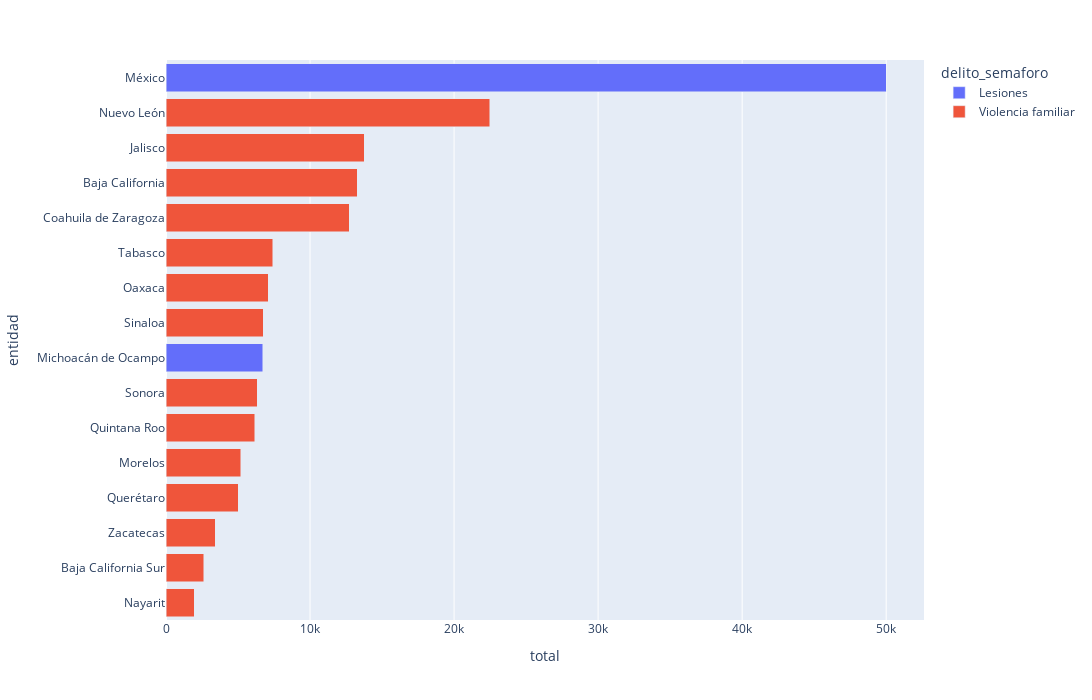
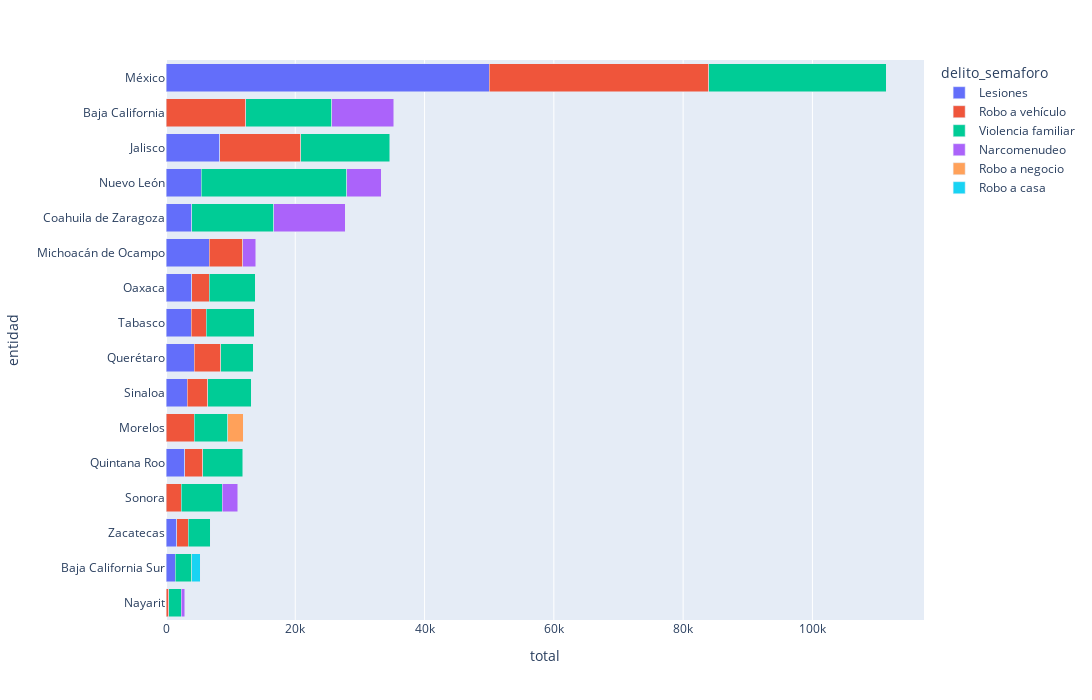

The notebook cell saved with these charts, in order:
### Markdown cell above
# Top n tipo de delitos cometidos en estados con más narcotráfico

### Code cell
import ipywidgets as widgets

def graficar_topn_delitos_narcos(anio: int=2022, n: int=1):
    vista1 = semaforo_n[semaforo_n['anio'] == anio]
    print(vista1.shape)
    vista1 = vista1.groupby(['entidad', 'delito_semaforo'])['total'].sum().reset_index()
    # Obtener top n delitos con más ocurrencia por entidad
    vista1 = vista1.groupby('entidad').apply(lambda x: x.nlargest(n, 'total')).reset_index(drop=True)
    vista1.sort_values(by='total', ascending=False, inplace=True)
    fig = px.bar(vista1, x='total', y='entidad', color='delito_semaforo', barmode='stack', width=1200, height=700)
    fig.update_layout(yaxis_categoryorder = 'total ascending')

    # Mostrar el gráfico
    fig.show()

anios = semaforo_n["anio"].unique()
ns = [1,2,3,4]
widgets.interact(graficar_topn_delitos_narcos, anio=anios, n=ns)

### Figure 1 — Plotly figure (JSON) as saved in the notebook; plotly's stock layout.template omitted (floating-point values rounded to 4 significant figures)
{"data": [{"alignmentgroup": "True", "hovertemplate": "delito_semaforo=Lesiones<br>total=%{x}<br>entidad=%{y}<extra></extra>", "legendgroup": "Lesiones", "marker": {"color": "#636efa", "pattern": {"shape": ""}}, "name": "Lesiones", "offsetgroup": "Lesiones", "orientation": "h", "showlegend": true, "textposition": "auto", "type": "bar", "x": [49993, 6721], "xaxis": "x", "y": ["México", "Michoacán de Ocampo"], "yaxis": "y"}, {"alignmentgroup": "True", "hovertemplate": "delito_semaforo=Violencia familiar<br>total=%{x}<br>entidad=%{y}<extra></extra>", "legendgroup": "Violencia familiar", "marker": {"color": "#EF553B", "pattern": {"shape": ""}}, "name": "Violencia familiar", "offsetgroup": "Violencia familiar", "orientation": "h", "showlegend": true, "textposition": "auto", "type": "bar", "x": [22480, 13747, 13262, 12718, 7426, 7083, 6746, 6345, 6161, 5206, 5032, 3408, 2620, 1947], "xaxis": "x", "y": ["Nuevo León", "Jalisco", "Baja California", "Coahuila de Zaragoza", "Tabasco", "Oaxaca", "Sinaloa", "Sonora", "Quintana Roo", "Morelos", "Querétaro", "Zacatecas", "Baja California Sur", "Nayarit"], "yaxis": "y"}], "layout": {"barmode": "stack", "height": 700, "legend": {"title": {"text": "delito_semaforo"}, "tracegroupgap": 0}, "margin": {"t": 60}, "width": 1200, "xaxis": {"anchor": "y", "domain": [0, 1], "title": {"text": "total"}}, "yaxis": {"anchor": "x", "categoryorder": "total ascending", "domain": [0, 1], "title": {"text": "entidad"}}}}

### Figure 2 — Plotly figure (JSON) as saved in the notebook; plotly's stock layout.template omitted (floating-point values rounded to 4 significant figures)
{"data": [{"alignmentgroup": "True", "hovertemplate": "delito_semaforo=Lesiones<br>total=%{x}<br>entidad=%{y}<extra></extra>", "legendgroup": "Lesiones", "marker": {"color": "#636efa", "pattern": {"shape": ""}}, "name": "Lesiones", "offsetgroup": "Lesiones", "orientation": "h", "showlegend": true, "textposition": "auto", "type": "bar", "x": [49993, 8281, 6721, 5490, 4342, 3985, 3962, 3871, 3283, 2867, 1638, 1400], "xaxis": "x", "y": ["México", "Jalisco", "Michoacán de Ocampo", "Nuevo León", "Querétaro", "Oaxaca", "Coahuila de Zaragoza", "Tabasco", "Sinaloa", "Quintana Roo", "Zacatecas", "Baja California Sur"], "yaxis": "y"}, {"alignmentgroup": "True", "hovertemplate": "delito_semaforo=Robo a vehículo<br>total=%{x}<br>entidad=%{y}<extra></extra>", "legendgroup": "Robo a vehículo", "marker": {"color": "#EF553B", "pattern": {"shape": ""}}, "name": "Robo a vehículo", "offsetgroup": "Robo a vehículo", "orientation": "h", "showlegend": true, "textposition": "auto", "type": "bar", "x": [33958, 12578, 12353, 5153, 4358, 4091, 3159, 2838, 2705, 2383, 2350, 1809, 450], "xaxis": "x", "y": ["México", "Jalisco", "Baja California", "Michoacán de Ocampo", "Morelos", "Querétaro", "Sinaloa", "Quintana Roo", "Oaxaca", "Sonora", "Tabasco", "Zacatecas", "Nayarit"], "yaxis": "y"}, {"alignmentgroup": "True", "hovertemplate": "delito_semaforo=Violencia familiar<br>total=%{x}<br>entidad=%{y}<extra></extra>", "legendgroup": "Violencia familiar", "marker": {"color": "#00cc96", "pattern": {"shape": ""}}, "name": "Violencia familiar", "offsetgroup": "Violencia familiar", "orientation": "h", "showlegend": true, "textposition": "auto", "type": "bar", "x": [27449, 22480, 13747, 13262, 12718, 7426, 7083, 6746, 6345, 6161, 5206, 5032, 3408, 2620, 1947], "xaxis": "x", "y": ["México", "Nuevo León", "Jalisco", "Baja California", "Coahuila de Zaragoza", "Tabasco", "Oaxaca", "Sinaloa", "Sonora", "Quintana Roo", "Morelos", "Querétaro", "Zacatecas", "Baja California Sur", "Nayarit"], "yaxis": "y"}, {"alignmentgroup": "True", "hovertemplate": "delito_semaforo=Narcomenudeo<br>total=%{x}<br>entidad=%{y}<extra></extra>", "legendgroup": "Narcomenudeo", "marker": {"color": "#ab63fa", "pattern": {"shape": ""}}, "name": "Narcomenudeo", "offsetgroup": "Narcomenudeo", "orientation": "h", "showlegend": true, "textposition": "auto", "type": "bar", "x": [11032, 9655, 5361, 2341, 2031, 470], "xaxis": "x", "y": ["Coahuila de Zaragoza", "Baja California", "Nuevo León", "Sonora", "Michoacán de Ocampo", "Nayarit"], "yaxis": "y"}, {"alignmentgroup": "True", "hovertemplate": "delito_semaforo=Robo a negocio<br>total=%{x}<br>entidad=%{y}<extra></extra>", "legendgroup": "Robo a negocio", "marker": {"color": "#FFA15A", "pattern": {"shape": ""}}, "name": "Robo a negocio", "offsetgroup": "Robo a negocio", "orientation": "h", "showlegend": true, "textposition": "auto", "type": "bar", "x": [2357], "xaxis": "x", "y": ["Morelos"], "yaxis": "y"}, {"alignmentgroup": "True", "hovertemplate": "delito_semaforo=Robo a casa<br>total=%{x}<br>entidad=%{y}<extra></extra>", "legendgroup": "Robo a casa", "marker": {"color": "#19d3f3", "pattern": {"shape": ""}}, "name": "Robo a casa", "offsetgroup": "Robo a casa", "orientation": "h", "showlegend": true, "textposition": "auto", "type": "bar", "x": [1287], "xaxis": "x", "y": ["Baja California Sur"], "yaxis": "y"}], "layout": {"barmode": "stack", "height": 700, "legend": {"title": {"text": "delito_semaforo"}, "tracegroupgap": 0}, "margin": {"t": 60}, "width": 1200, "xaxis": {"anchor": "y", "domain": [0, 1], "title": {"text": "total"}}, "yaxis": {"anchor": "x", "categoryorder": "total ascending", "domain": [0, 1], "title": {"text": "entidad"}}}}
